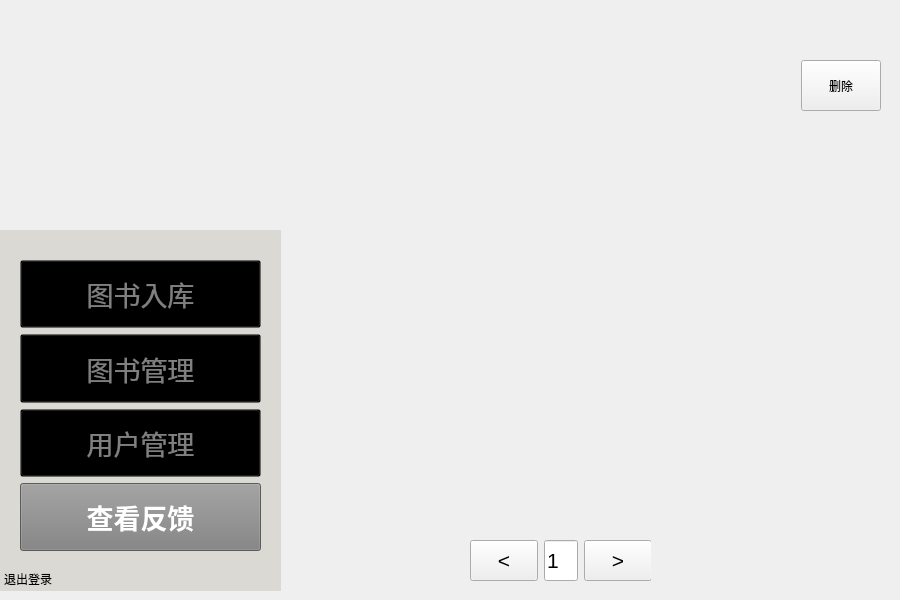
<?xml version="1.0" encoding="UTF-8"?>
<ui version="4.0">
 <class>User_Center</class>
 <widget class="QWidget" name="User_Center">
  <property name="geometry">
   <rect>
    <x>0</x>
    <y>0</y>
    <width>900</width>
    <height>600</height>
   </rect>
  </property>
  <property name="windowTitle">
   <string>User_Center</string>
  </property>
  <widget class="QLabel" name="logo">
   <property name="enabled">
    <bool>true</bool>
   </property>
   <property name="geometry">
    <rect>
     <x>0</x>
     <y>0</y>
     <width>281</width>
     <height>271</height>
    </rect>
   </property>
   <property name="styleSheet">
    <string notr="true">QLabel {
    background-color: transparent;
}
</string>
   </property>
   <property name="frameShape">
    <enum>QFrame::Shape::NoFrame</enum>
   </property>
   <property name="frameShadow">
    <enum>QFrame::Shadow::Plain</enum>
   </property>
   <property name="text">
    <string/>
   </property>
   <property name="pixmap">
    <pixmap resource="Logo.qrc">:/image/Logo.png</pixmap>
   </property>
   <property name="scaledContents">
    <bool>true</bool>
   </property>
   <property name="wordWrap">
    <bool>false</bool>
   </property>
   <property name="openExternalLinks">
    <bool>false</bool>
   </property>
   <property name="textInteractionFlags">
    <set>Qt::TextInteractionFlag::LinksAccessibleByMouse</set>
   </property>
  </widget>
  <widget class="QWidget" name="horizontalLayoutWidget_2">
   <property name="geometry">
    <rect>
     <x>470</x>
     <y>540</y>
     <width>181</width>
     <height>41</height>
    </rect>
   </property>
   <layout class="QHBoxLayout" name="horizontalLayout_3">
    <item>
     <widget class="QPushButton" name="reduce_button">
      <property name="sizePolicy">
       <sizepolicy hsizetype="Minimum" vsizetype="Expanding">
        <horstretch>0</horstretch>
        <verstretch>0</verstretch>
       </sizepolicy>
      </property>
      <property name="font">
       <font>
        <pointsize>16</pointsize>
       </font>
      </property>
      <property name="text">
       <string>&lt;</string>
      </property>
     </widget>
    </item>
    <item>
     <widget class="QLineEdit" name="pages">
      <property name="sizePolicy">
       <sizepolicy hsizetype="Expanding" vsizetype="Expanding">
        <horstretch>0</horstretch>
        <verstretch>0</verstretch>
       </sizepolicy>
      </property>
      <property name="font">
       <font>
        <pointsize>16</pointsize>
       </font>
      </property>
      <property name="layoutDirection">
       <enum>Qt::LayoutDirection::LeftToRight</enum>
      </property>
      <property name="text">
       <string>1</string>
      </property>
     </widget>
    </item>
    <item>
     <widget class="QPushButton" name="raise_button">
      <property name="sizePolicy">
       <sizepolicy hsizetype="Minimum" vsizetype="Expanding">
        <horstretch>0</horstretch>
        <verstretch>0</verstretch>
       </sizepolicy>
      </property>
      <property name="font">
       <font>
        <pointsize>16</pointsize>
       </font>
      </property>
      <property name="text">
       <string>&gt;</string>
      </property>
     </widget>
    </item>
   </layout>
  </widget>
  <widget class="QWidget" name="verticalLayoutWidget">
   <property name="geometry">
    <rect>
     <x>0</x>
     <y>230</y>
     <width>281</width>
     <height>361</height>
    </rect>
   </property>
   <layout class="QVBoxLayout" name="mode">
    <item>
     <widget class="QFrame" name="frame">
      <property name="enabled">
       <bool>true</bool>
      </property>
      <property name="acceptDrops">
       <bool>false</bool>
      </property>
      <property name="autoFillBackground">
       <bool>false</bool>
      </property>
      <property name="styleSheet">
       <string notr="true">QFrame {
    background-color: rgb(218,217,211); 
}
</string>
      </property>
      <property name="frameShape">
       <enum>QFrame::Shape::NoFrame</enum>
      </property>
      <property name="frameShadow">
       <enum>QFrame::Shadow::Plain</enum>
      </property>
      <widget class="QWidget" name="verticalLayoutWidget_2">
       <property name="geometry">
        <rect>
         <x>20</x>
         <y>30</y>
         <width>241</width>
         <height>291</height>
        </rect>
       </property>
       <layout class="QVBoxLayout" name="verticalLayout_2">
        <item>
         <widget class="QPushButton" name="PersonalMode_Button">
          <property name="enabled">
           <bool>true</bool>
          </property>
          <property name="sizePolicy">
           <sizepolicy hsizetype="Expanding" vsizetype="Expanding">
            <horstretch>0</horstretch>
            <verstretch>0</verstretch>
           </sizepolicy>
          </property>
          <property name="font">
           <font>
            <pointsize>20</pointsize>
            <bold>false</bold>
           </font>
          </property>
          <property name="focusPolicy">
           <enum>Qt::FocusPolicy::ClickFocus</enum>
          </property>
          <property name="layoutDirection">
           <enum>Qt::LayoutDirection::LeftToRight</enum>
          </property>
          <property name="autoFillBackground">
           <bool>false</bool>
          </property>
          <property name="styleSheet">
           <string notr="true">QPushButton {
    background-color: transparent;
    color: grey;
}
</string>
          </property>
          <property name="text">
           <string>图书入库</string>
          </property>
         </widget>
        </item>
        <item>
         <widget class="QPushButton" name="BookMode_Button">
          <property name="enabled">
           <bool>true</bool>
          </property>
          <property name="sizePolicy">
           <sizepolicy hsizetype="Expanding" vsizetype="Expanding">
            <horstretch>0</horstretch>
            <verstretch>0</verstretch>
           </sizepolicy>
          </property>
          <property name="palette">
           <palette>
            <active>
             <colorrole role="WindowText">
              <brush brushstyle="SolidPattern">
               <color alpha="255">
                <red>128</red>
                <green>128</green>
                <blue>128</blue>
               </color>
              </brush>
             </colorrole>
             <colorrole role="Button">
              <brush brushstyle="SolidPattern">
               <color alpha="0">
                <red>0</red>
                <green>0</green>
                <blue>0</blue>
               </color>
              </brush>
             </colorrole>
             <colorrole role="Text">
              <brush brushstyle="SolidPattern">
               <color alpha="255">
                <red>128</red>
                <green>128</green>
                <blue>128</blue>
               </color>
              </brush>
             </colorrole>
             <colorrole role="ButtonText">
              <brush brushstyle="SolidPattern">
               <color alpha="255">
                <red>128</red>
                <green>128</green>
                <blue>128</blue>
               </color>
              </brush>
             </colorrole>
             <colorrole role="Base">
              <brush brushstyle="SolidPattern">
               <color alpha="0">
                <red>0</red>
                <green>0</green>
                <blue>0</blue>
               </color>
              </brush>
             </colorrole>
             <colorrole role="Window">
              <brush brushstyle="SolidPattern">
               <color alpha="0">
                <red>0</red>
                <green>0</green>
                <blue>0</blue>
               </color>
              </brush>
             </colorrole>
             <colorrole role="PlaceholderText">
              <brush brushstyle="SolidPattern">
               <color alpha="128">
                <red>128</red>
                <green>128</green>
                <blue>128</blue>
               </color>
              </brush>
             </colorrole>
            </active>
            <inactive>
             <colorrole role="WindowText">
              <brush brushstyle="SolidPattern">
               <color alpha="255">
                <red>128</red>
                <green>128</green>
                <blue>128</blue>
               </color>
              </brush>
             </colorrole>
             <colorrole role="Button">
              <brush brushstyle="SolidPattern">
               <color alpha="0">
                <red>0</red>
                <green>0</green>
                <blue>0</blue>
               </color>
              </brush>
             </colorrole>
             <colorrole role="Text">
              <brush brushstyle="SolidPattern">
               <color alpha="255">
                <red>128</red>
                <green>128</green>
                <blue>128</blue>
               </color>
              </brush>
             </colorrole>
             <colorrole role="ButtonText">
              <brush brushstyle="SolidPattern">
               <color alpha="255">
                <red>128</red>
                <green>128</green>
                <blue>128</blue>
               </color>
              </brush>
             </colorrole>
             <colorrole role="Base">
              <brush brushstyle="SolidPattern">
               <color alpha="0">
                <red>0</red>
                <green>0</green>
                <blue>0</blue>
               </color>
              </brush>
             </colorrole>
             <colorrole role="Window">
              <brush brushstyle="SolidPattern">
               <color alpha="0">
                <red>0</red>
                <green>0</green>
                <blue>0</blue>
               </color>
              </brush>
             </colorrole>
             <colorrole role="PlaceholderText">
              <brush brushstyle="SolidPattern">
               <color alpha="128">
                <red>128</red>
                <green>128</green>
                <blue>128</blue>
               </color>
              </brush>
             </colorrole>
            </inactive>
            <disabled>
             <colorrole role="WindowText">
              <brush brushstyle="SolidPattern">
               <color alpha="255">
                <red>128</red>
                <green>128</green>
                <blue>128</blue>
               </color>
              </brush>
             </colorrole>
             <colorrole role="Button">
              <brush brushstyle="SolidPattern">
               <color alpha="0">
                <red>0</red>
                <green>0</green>
                <blue>0</blue>
               </color>
              </brush>
             </colorrole>
             <colorrole role="Text">
              <brush brushstyle="SolidPattern">
               <color alpha="255">
                <red>128</red>
                <green>128</green>
                <blue>128</blue>
               </color>
              </brush>
             </colorrole>
             <colorrole role="ButtonText">
              <brush brushstyle="SolidPattern">
               <color alpha="255">
                <red>128</red>
                <green>128</green>
                <blue>128</blue>
               </color>
              </brush>
             </colorrole>
             <colorrole role="Base">
              <brush brushstyle="SolidPattern">
               <color alpha="0">
                <red>0</red>
                <green>0</green>
                <blue>0</blue>
               </color>
              </brush>
             </colorrole>
             <colorrole role="Window">
              <brush brushstyle="SolidPattern">
               <color alpha="0">
                <red>0</red>
                <green>0</green>
                <blue>0</blue>
               </color>
              </brush>
             </colorrole>
             <colorrole role="PlaceholderText">
              <brush brushstyle="SolidPattern">
               <color alpha="128">
                <red>128</red>
                <green>128</green>
                <blue>128</blue>
               </color>
              </brush>
             </colorrole>
            </disabled>
           </palette>
          </property>
          <property name="font">
           <font>
            <pointsize>20</pointsize>
            <bold>false</bold>
           </font>
          </property>
          <property name="mouseTracking">
           <bool>false</bool>
          </property>
          <property name="acceptDrops">
           <bool>false</bool>
          </property>
          <property name="layoutDirection">
           <enum>Qt::LayoutDirection::LeftToRight</enum>
          </property>
          <property name="autoFillBackground">
           <bool>false</bool>
          </property>
          <property name="styleSheet">
           <string notr="true">QPushButton {
    background-color: transparent;
    color: grey;
}
</string>
          </property>
          <property name="text">
           <string>图书管理</string>
          </property>
         </widget>
        </item>
        <item>
         <widget class="QPushButton" name="FindBookMode_Button">
          <property name="sizePolicy">
           <sizepolicy hsizetype="Expanding" vsizetype="Expanding">
            <horstretch>0</horstretch>
            <verstretch>0</verstretch>
           </sizepolicy>
          </property>
          <property name="font">
           <font>
            <pointsize>20</pointsize>
            <bold>false</bold>
           </font>
          </property>
          <property name="layoutDirection">
           <enum>Qt::LayoutDirection::LeftToRight</enum>
          </property>
          <property name="autoFillBackground">
           <bool>false</bool>
          </property>
          <property name="styleSheet">
           <string notr="true">QPushButton {
    background-color: transparent;
    color: grey;
}
</string>
          </property>
          <property name="text">
           <string>用户管理</string>
          </property>
         </widget>
        </item>
        <item>
         <widget class="QPushButton" name="PersonalMode_Button_2">
          <property name="enabled">
           <bool>true</bool>
          </property>
          <property name="sizePolicy">
           <sizepolicy hsizetype="Expanding" vsizetype="Expanding">
            <horstretch>0</horstretch>
            <verstretch>0</verstretch>
           </sizepolicy>
          </property>
          <property name="font">
           <font>
            <pointsize>20</pointsize>
            <bold>true</bold>
           </font>
          </property>
          <property name="focusPolicy">
           <enum>Qt::FocusPolicy::ClickFocus</enum>
          </property>
          <property name="layoutDirection">
           <enum>Qt::LayoutDirection::LeftToRight</enum>
          </property>
          <property name="autoFillBackground">
           <bool>false</bool>
          </property>
          <property name="styleSheet">
           <string notr="true">QPushButton {
    background-color: gray;
    color: white;
}</string>
          </property>
          <property name="text">
           <string>查看反馈</string>
          </property>
         </widget>
        </item>
       </layout>
       <zorder>BookMode_Button</zorder>
       <zorder>FindBookMode_Button</zorder>
       <zorder>PersonalMode_Button</zorder>
       <zorder>PersonalMode_Button_2</zorder>
      </widget>
      <widget class="QPushButton" name="pushButton">
       <property name="geometry">
        <rect>
         <x>0</x>
         <y>340</y>
         <width>56</width>
         <height>18</height>
        </rect>
       </property>
       <property name="styleSheet">
        <string notr="true">QPushButton {
    border: none;
    background: transparent;
    color: black;
  }</string>
       </property>
       <property name="text">
        <string>退出登录</string>
       </property>
      </widget>
     </widget>
    </item>
   </layout>
  </widget>
  <widget class="QWidget" name="verticalLayoutWidget_4">
   <property name="geometry">
    <rect>
     <x>310</x>
     <y>110</y>
     <width>571</width>
     <height>381</height>
    </rect>
   </property>
   <layout class="QVBoxLayout" name="verticalLayout_3">
    <item>
     <widget class="QLabel" name="feedback_Label">
      <property name="font">
       <font>
        <pointsize>16</pointsize>
       </font>
      </property>
      <property name="text">
       <string/>
      </property>
     </widget>
    </item>
   </layout>
  </widget>
  <widget class="QWidget" name="layoutWidget">
   <property name="geometry">
    <rect>
     <x>310</x>
     <y>60</y>
     <width>571</width>
     <height>51</height>
    </rect>
   </property>
   <layout class="QHBoxLayout" name="horizontalLayout_2">
    <item>
     <widget class="QLabel" name="a">
      <property name="font">
       <font>
        <pointsize>16</pointsize>
       </font>
      </property>
      <property name="text">
       <string/>
      </property>
     </widget>
    </item>
    <item>
     <widget class="QLabel" name="user_name">
      <property name="font">
       <font>
        <pointsize>16</pointsize>
       </font>
      </property>
      <property name="text">
       <string/>
      </property>
     </widget>
    </item>
    <item>
     <widget class="QPushButton" name="delete_2">
      <property name="sizePolicy">
       <sizepolicy hsizetype="Maximum" vsizetype="Minimum">
        <horstretch>0</horstretch>
        <verstretch>0</verstretch>
       </sizepolicy>
      </property>
      <property name="text">
       <string>删除</string>
      </property>
     </widget>
    </item>
   </layout>
  </widget>
 </widget>
 <resources>
  <include location="Logo.qrc"/>
 </resources>
 <connections/>
</ui>
